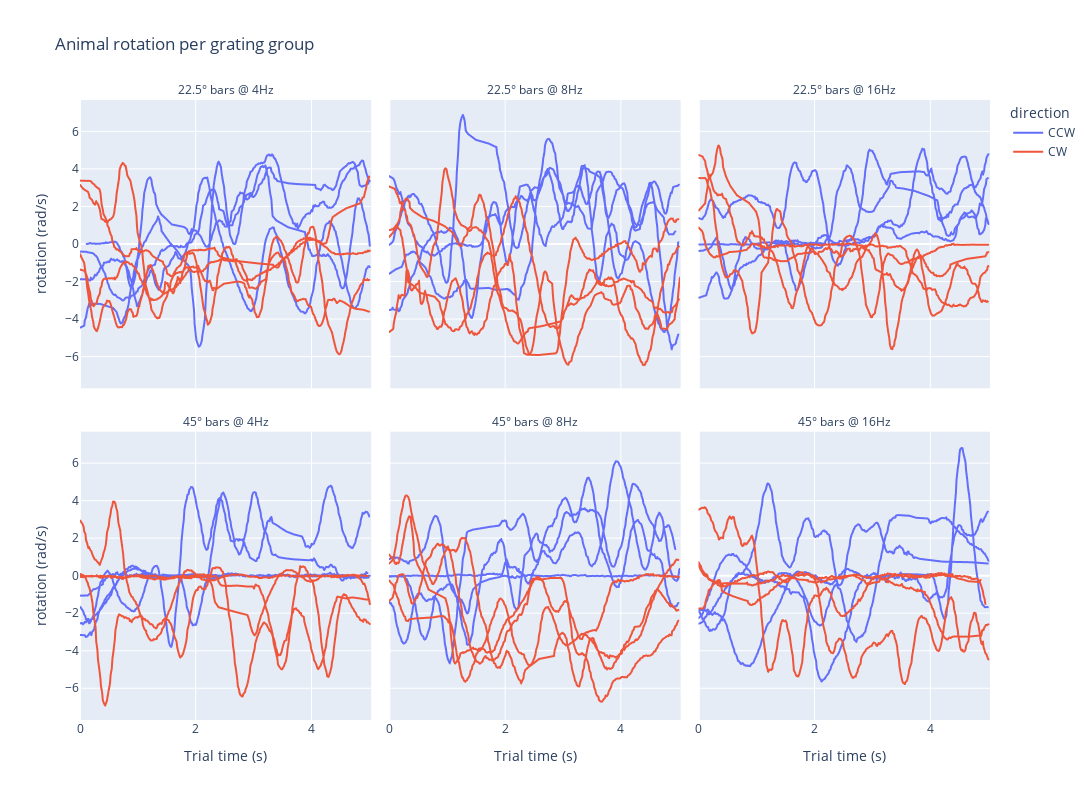

Notebook code cell kept with this figure:
### Code cell
plot_rotation_per_grating_group(df).show()
#TODO averages

## Only plot specific trials
#plot_rotation_per_trial(df[df['trial_number'].isin([1,2])]).show()

### Figure 1 — Plotly figure (JSON) as saved in the notebook; plotly's stock layout.template omitted (floating-point values rounded to 4 significant figures; data arrays with more than 128 entries replaced by an {"elided": "..."} marker saying what was removed)
{"data": [{"hovertemplate": "direction=CCW<br>plot_group=0<br>Trial=1<br>Trial time (s)=%{x}<br>rotation (rad/s)=%{y}<extra></extra>", "legendgroup": "CCW", "line": {"color": "#636efa", "dash": "solid"}, "marker": {"symbol": "circle"}, "mode": "lines", "name": "CCW", "showlegend": true, "type": "scattergl", "x": {"elided": "269 float values"}, "xaxis": "x4", "y": {"elided": "269 float values"}, "yaxis": "y4"}, {"hovertemplate": "direction=CCW<br>plot_group=0<br>Trial=3<br>Trial time (s)=%{x}<br>rotation (rad/s)=%{y}<extra></extra>", "legendgroup": "CCW", "line": {"color": "#636efa", "dash": "solid"}, "marker": {"symbol": "circle"}, "mode": "lines", "name": "CCW", "showlegend": false, "type": "scattergl", "x": {"elided": "265 float values"}, "xaxis": "x4", "y": {"elided": "265 float values"}, "yaxis": "y4"}, {"hovertemplate": "direction=CCW<br>plot_group=0<br>Trial=25<br>Trial time (s)=%{x}<br>rotation (rad/s)=%{y}<extra></extra>", "legendgroup": "CCW", "line": {"color": "#636efa", "dash": "solid"}, "marker": {"symbol": "circle"}, "mode": "lines", "name": "CCW", "showlegend": false, "type": "scattergl", "x": {"elided": "249 float values"}, "xaxis": "x4", "y": {"elided": "249 float values"}, "yaxis": "y4"}, {"hovertemplate": "direction=CCW<br>plot_group=0<br>Trial=27<br>Trial time (s)=%{x}<br>rotation (rad/s)=%{y}<extra></extra>", "legendgroup": "CCW", "line": {"color": "#636efa", "dash": "solid"}, "marker": {"symbol": "circle"}, "mode": "lines", "name": "CCW", "showlegend": false, "type": "scattergl", "x": {"elided": "203 float values"}, "xaxis": "x4", "y": {"elided": "203 float values"}, "yaxis": "y4"}, {"hovertemplate": "direction=CCW<br>plot_group=1<br>Trial=5<br>Trial time (s)=%{x}<br>rotation (rad/s)=%{y}<extra></extra>", "legendgroup": "CCW", "line": {"color": "#636efa", "dash": "solid"}, "marker": {"symbol": "circle"}, "mode": "lines", "name": "CCW", "showlegend": false, "type": "scattergl", "x": {"elided": "293 float values"}, "xaxis": "x5", "y": {"elided": "293 float values"}, "yaxis": "y5"}, {"hovertemplate": "direction=CCW<br>plot_group=1<br>Trial=7<br>Trial time (s)=%{x}<br>rotation (rad/s)=%{y}<extra></extra>", "legendgroup": "CCW", "line": {"color": "#636efa", "dash": "solid"}, "marker": {"symbol": "circle"}, "mode": "lines", "name": "CCW", "showlegend": false, "type": "scattergl", "x": {"elided": "268 float values"}, "xaxis": "x5", "y": {"elided": "268 float values"}, "yaxis": "y5"}, {"hovertemplate": "direction=CCW<br>plot_group=1<br>Trial=29<br>Trial time (s)=%{x}<br>rotation (rad/s)=%{y}<extra></extra>", "legendgroup": "CCW", "line": {"color": "#636efa", "dash": "solid"}, "marker": {"symbol": "circle"}, "mode": "lines", "name": "CCW", "showlegend": false, "type": "scattergl", "x": {"elided": "238 float values"}, "xaxis": "x5", "y": {"elided": "238 float values"}, "yaxis": "y5"}, {"hovertemplate": "direction=CCW<br>plot_group=1<br>Trial=31<br>Trial time (s)=%{x}<br>rotation (rad/s)=%{y}<extra></extra>", "legendgroup": "CCW", "line": {"color": "#636efa", "dash": "solid"}, "marker": {"symbol": "circle"}, "mode": "lines", "name": "CCW", "showlegend": false, "type": "scattergl", "x": {"elided": "204 float values"}, "xaxis": "x5", "y": {"elided": "204 float values"}, "yaxis": "y5"}, {"hovertemplate": "direction=CCW<br>plot_group=2<br>Trial=9<br>Trial time (s)=%{x}<br>rotation (rad/s)=%{y}<extra></extra>", "legendgroup": "CCW", "line": {"color": "#636efa", "dash": "solid"}, "marker": {"symbol": "circle"}, "mode": "lines", "name": "CCW", "showlegend": false, "type": "scattergl", "x": {"elided": "267 float values"}, "xaxis": "x6", "y": {"elided": "267 float values"}, "yaxis": "y6"}, {"hovertemplate": "direction=CCW<br>plot_group=2<br>Trial=11<br>Trial time (s)=%{x}<br>rotation (rad/s)=%{y}<extra></extra>", "legendgroup": "CCW", "line": {"color": "#636efa", "dash": "solid"}, "marker": {"symbol": "circle"}, "mode": "lines", "name": "CCW", "showlegend": false, "type": "scattergl", "x": {"elided": "298 float values"}, "xaxis": "x6", "y": {"elided": "298 float values"}, "yaxis": "y6"}, {"hovertemplate": "direction=CCW<br>plot_group=2<br>Trial=33<br>Trial time (s)=%{x}<br>rotation (rad/s)=%{y}<extra></extra>", "legendgroup": "CCW", "line": {"color": "#636efa", "dash": "solid"}, "marker": {"symbol": "circle"}, "mode": "lines", "name": "CCW", "showlegend": false, "type": "scattergl", "x": {"elided": "206 float values"}, "xaxis": "x6", "y": {"elided": "206 float values"}, "yaxis": "y6"}, {"hovertemplate": "direction=CCW<br>plot_group=2<br>Trial=35<br>Trial time (s)=%{x}<br>rotation (rad/s)=%{y}<extra></extra>", "legendgroup": "CCW", "line": {"color": "#636efa", "dash": "solid"}, "marker": {"symbol": "circle"}, "mode": "lines", "name": "CCW", "showlegend": false, "type": "scattergl", "x": {"elided": "220 float values"}, "xaxis": "x6", "y": {"elided": "220 float values"}, "yaxis": "y6"}, {"hovertemplate": "direction=CCW<br>plot_group=3<br>Trial=13<br>Trial time (s)=%{x}<br>rotation (rad/s)=%{y}<extra></extra>", "legendgroup": "CCW", "line": {"color": "#636efa", "dash": "solid"}, "marker": {"symbol": "circle"}, "mode": "lines", "name": "CCW", "showlegend": false, "type": "scattergl", "x": {"elided": "271 float values"}, "xaxis": "x", "y": {"elided": "271 float values"}, "yaxis": "y"}, {"hovertemplate": "direction=CCW<br>plot_group=3<br>Trial=15<br>Trial time (s)=%{x}<br>rotation (rad/s)=%{y}<extra></extra>", "legendgroup": "CCW", "line": {"color": "#636efa", "dash": "solid"}, "marker": {"symbol": "circle"}, "mode": "lines", "name": "CCW", "showlegend": false, "type": "scattergl", "x": {"elided": "269 float values"}, "xaxis": "x", "y": {"elided": "269 float values"}, "yaxis": "y"}, {"hovertemplate": "direction=CCW<br>plot_group=3<br>Trial=37<br>Trial time (s)=%{x}<br>rotation (rad/s)=%{y}<extra></extra>", "legendgroup": "CCW", "line": {"color": "#636efa", "dash": "solid"}, "marker": {"symbol": "circle"}, "mode": "lines", "name": "CCW", "showlegend": false, "type": "scattergl", "x": {"elided": "248 float values"}, "xaxis": "x", "y": {"elided": "248 float values"}, "yaxis": "y"}, {"hovertemplate": "direction=CCW<br>plot_group=3<br>Trial=39<br>Trial time (s)=%{x}<br>rotation (rad/s)=%{y}<extra></extra>", "legendgroup": "CCW", "line": {"color": "#636efa", "dash": "solid"}, "marker": {"symbol": "circle"}, "mode": "lines", "name": "CCW", "showlegend": false, "type": "scattergl", "x": {"elided": "267 float values"}, "xaxis": "x", "y": {"elided": "267 float values"}, "yaxis": "y"}, {"hovertemplate": "direction=CCW<br>plot_group=4<br>Trial=17<br>Trial time (s)=%{x}<br>rotation (rad/s)=%{y}<extra></extra>", "legendgroup": "CCW", "line": {"color": "#636efa", "dash": "solid"}, "marker": {"symbol": "circle"}, "mode": "lines", "name": "CCW", "showlegend": false, "type": "scattergl", "x": {"elided": "293 float values"}, "xaxis": "x2", "y": {"elided": "293 float values"}, "yaxis": "y2"}, {"hovertemplate": "direction=CCW<br>plot_group=4<br>Trial=19<br>Trial time (s)=%{x}<br>rotation (rad/s)=%{y}<extra></extra>", "legendgroup": "CCW", "line": {"color": "#636efa", "dash": "solid"}, "marker": {"symbol": "circle"}, "mode": "lines", "name": "CCW", "showlegend": false, "type": "scattergl", "x": {"elided": "268 float values"}, "xaxis": "x2", "y": {"elided": "268 float values"}, "yaxis": "y2"}, {"hovertemplate": "direction=CCW<br>plot_group=4<br>Trial=41<br>Trial time (s)=%{x}<br>rotation (rad/s)=%{y}<extra></extra>", "legendgroup": "CCW", "line": {"color": "#636efa", "dash": "solid"}, "marker": {"symbol": "circle"}, "mode": "lines", "name": "CCW", "showlegend": false, "type": "scattergl", "x": {"elided": "292 float values"}, "xaxis": "x2", "y": {"elided": "292 float values"}, "yaxis": "y2"}, {"hovertemplate": "direction=CCW<br>plot_group=4<br>Trial=43<br>Trial time (s)=%{x}<br>rotation (rad/s)=%{y}<extra></extra>", "legendgroup": "CCW", "line": {"color": "#636efa", "dash": "solid"}, "marker": {"symbol": "circle"}, "mode": "lines", "name": "CCW", "showlegend": false, "type": "scattergl", "x": {"elided": "275 float values"}, "xaxis": "x2", "y": {"elided": "275 float values"}, "yaxis": "y2"}, {"hovertemplate": "direction=CCW<br>plot_group=5<br>Trial=21<br>Trial time (s)=%{x}<br>rotation (rad/s)=%{y}<extra></extra>", "legendgroup": "CCW", "line": {"color": "#636efa", "dash": "solid"}, "marker": {"symbol": "circle"}, "mode": "lines", "name": "CCW", "showlegend": false, "type": "scattergl", "x": {"elided": "268 float values"}, "xaxis": "x3", "y": {"elided": "268 float values"}, "yaxis": "y3"}, {"hovertemplate": "direction=CCW<br>plot_group=5<br>Trial=23<br>Trial time (s)=%{x}<br>rotation (rad/s)=%{y}<extra></extra>", "legendgroup": "CCW", "line": {"color": "#636efa", "dash": "solid"}, "marker": {"symbol": "circle"}, "mode": "lines", "name": "CCW", "showlegend": false, "type": "scattergl", "x": {"elided": "294 float values"}, "xaxis": "x3", "y": {"elided": "294 float values"}, "yaxis": "y3"}, {"hovertemplate": "direction=CCW<br>plot_group=5<br>Trial=45<br>Trial time (s)=%{x}<br>rotation (rad/s)=%{y}<extra></extra>", "legendgroup": "CCW", "line": {"color": "#636efa", "dash": "solid"}, "marker": {"symbol": "circle"}, "mode": "lines", "name": "CCW", "showlegend": false, "type": "scattergl", "x": {"elided": "270 float values"}, "xaxis": "x3", "y": {"elided": "270 float values"}, "yaxis": "y3"}, {"hovertemplate": "direction=CCW<br>plot_group=5<br>Trial=47<br>Trial time (s)=%{x}<br>rotation (rad/s)=%{y}<extra></extra>", "legendgroup": "CCW", "line": {"color": "#636efa", "dash": "solid"}, "marker": {"symbol": "circle"}, "mode": "lines", "name": "CCW", "showlegend": false, "type": "scattergl", "x": {"elided": "227 float values"}, "xaxis": "x3", "y": {"elided": "227 float values"}, "yaxis": "y3"}, {"hovertemplate": "direction=CW<br>plot_group=0<br>Trial=2<br>Trial time (s)=%{x}<br>rotation (rad/s)=%{y}<extra></extra>", "legendgroup": "CW", "line": {"color": "#EF553B", "dash": "solid"}, "marker": {"symbol": "circle"}, "mode": "lines", "name": "CW", "showlegend": true, "type": "scattergl", "x": {"elided": "267 float values"}, "xaxis": "x4", "y": {"elided": "267 float values"}, "yaxis": "y4"}, {"hovertemplate": "direction=CW<br>plot_group=0<br>Trial=4<br>Trial time (s)=%{x}<br>rotation (rad/s)=%{y}<extra></extra>", "legendgroup": "CW", "line": {"color": "#EF553B", "dash": "solid"}, "marker": {"symbol": "circle"}, "mode": "lines", "name": "CW", "showlegend": false, "type": "scattergl", "x": {"elided": "270 float values"}, "xaxis": "x4", "y": {"elided": "270 float values"}, "yaxis": "y4"}, {"hovertemplate": "direction=CW<br>plot_group=0<br>Trial=26<br>Trial time (s)=%{x}<br>rotation (rad/s)=%{y}<extra></extra>", "legendgroup": "CW", "line": {"color": "#EF553B", "dash": "solid"}, "marker": {"symbol": "circle"}, "mode": "lines", "name": "CW", "showlegend": false, "type": "scattergl", "x": {"elided": "194 float values"}, "xaxis": "x4", "y": {"elided": "194 float values"}, "yaxis": "y4"}, {"hovertemplate": "direction=CW<br>plot_group=0<br>Trial=28<br>Trial time (s)=%{x}<br>rotation (rad/s)=%{y}<extra></extra>", "legendgroup": "CW", "line": {"color": "#EF553B", "dash": "solid"}, "marker": {"symbol": "circle"}, "mode": "lines", "name": "CW", "showlegend": false, "type": "scattergl", "x": {"elided": "204 float values"}, "xaxis": "x4", "y": {"elided": "204 float values"}, "yaxis": "y4"}, {"hovertemplate": "direction=CW<br>plot_group=1<br>Trial=6<br>Trial time (s)=%{x}<br>rotation (rad/s)=%{y}<extra></extra>", "legendgroup": "CW", "line": {"color": "#EF553B", "dash": "solid"}, "marker": {"symbol": "circle"}, "mode": "lines", "name": "CW", "showlegend": false, "type": "scattergl", "x": {"elided": "270 float values"}, "xaxis": "x5", "y": {"elided": "270 float values"}, "yaxis": "y5"}, {"hovertemplate": "direction=CW<br>plot_group=1<br>Trial=8<br>Trial time (s)=%{x}<br>rotation (rad/s)=%{y}<extra></extra>", "legendgroup": "CW", "line": {"color": "#EF553B", "dash": "solid"}, "marker": {"symbol": "circle"}, "mode": "lines", "name": "CW", "showlegend": false, "type": "scattergl", "x": {"elided": "268 float values"}, "xaxis": "x5", "y": {"elided": "268 float values"}, "yaxis": "y5"}, {"hovertemplate": "direction=CW<br>plot_group=1<br>Trial=30<br>Trial time (s)=%{x}<br>rotation (rad/s)=%{y}<extra></extra>", "legendgroup": "CW", "line": {"color": "#EF553B", "dash": "solid"}, "marker": {"symbol": "circle"}, "mode": "lines", "name": "CW", "showlegend": false, "type": "scattergl", "x": {"elided": "204 float values"}, "xaxis": "x5", "y": {"elided": "204 float values"}, "yaxis": "y5"}, {"hovertemplate": "direction=CW<br>plot_group=1<br>Trial=32<br>Trial time (s)=%{x}<br>rotation (rad/s)=%{y}<extra></extra>", "legendgroup": "CW", "line": {"color": "#EF553B", "dash": "solid"}, "marker": {"symbol": "circle"}, "mode": "lines", "name": "CW", "showlegend": false, "type": "scattergl", "x": {"elided": "206 float values"}, "xaxis": "x5", "y": {"elided": "206 float values"}, "yaxis": "y5"}, {"hovertemplate": "direction=CW<br>plot_group=2<br>Trial=10<br>Trial time (s)=%{x}<br>rotation (rad/s)=%{y}<extra></extra>", "legendgroup": "CW", "line": {"color": "#EF553B", "dash": "solid"}, "marker": {"symbol": "circle"}, "mode": "lines", "name": "CW", "showlegend": false, "type": "scattergl", "x": {"elided": "263 float values"}, "xaxis": "x6", "y": {"elided": "263 float values"}, "yaxis": "y6"}, {"hovertemplate": "direction=CW<br>plot_group=2<br>Trial=12<br>Trial time (s)=%{x}<br>rotation (rad/s)=%{y}<extra></extra>", "legendgroup": "CW", "line": {"color": "#EF553B", "dash": "solid"}, "marker": {"symbol": "circle"}, "mode": "lines", "name": "CW", "showlegend": false, "type": "scattergl", "x": {"elided": "272 float values"}, "xaxis": "x6", "y": {"elided": "272 float values"}, "yaxis": "y6"}, {"hovertemplate": "direction=CW<br>plot_group=2<br>Trial=34<br>Trial time (s)=%{x}<br>rotation (rad/s)=%{y}<extra></extra>", "legendgroup": "CW", "line": {"color": "#EF553B", "dash": "solid"}, "marker": {"symbol": "circle"}, "mode": "lines", "name": "CW", "showlegend": false, "type": "scattergl", "x": {"elided": "214 float values"}, "xaxis": "x6", "y": {"elided": "214 float values"}, "yaxis": "y6"}, {"hovertemplate": "direction=CW<br>plot_group=2<br>Trial=36<br>Trial time (s)=%{x}<br>rotation (rad/s)=%{y}<extra></extra>", "legendgroup": "CW", "line": {"color": "#EF553B", "dash": "solid"}, "marker": {"symbol": "circle"}, "mode": "lines", "name": "CW", "showlegend": false, "type": "scattergl", "x": {"elided": "215 float values"}, "xaxis": "x6", "y": {"elided": "215 float values"}, "yaxis": "y6"}, {"hovertemplate": "direction=CW<br>plot_group=3<br>Trial=14<br>Trial time (s)=%{x}<br>rotation (rad/s)=%{y}<extra></extra>", "legendgroup": "CW", "line": {"color": "#EF553B", "dash": "solid"}, "marker": {"symbol": "circle"}, "mode": "lines", "name": "CW", "showlegend": false, "type": "scattergl", "x": {"elided": "262 float values"}, "xaxis": "x", "y": {"elided": "262 float values"}, "yaxis": "y"}, {"hovertemplate": "direction=CW<br>plot_group=3<br>Trial=16<br>Trial time (s)=%{x}<br>rotation (rad/s)=%{y}<extra></extra>", "legendgroup": "CW", "line": {"color": "#EF553B", "dash": "solid"}, "marker": {"symbol": "circle"}, "mode": "lines", "name": "CW", "showlegend": false, "type": "scattergl", "x": {"elided": "266 float values"}, "xaxis": "x", "y": {"elided": "266 float values"}, "yaxis": "y"}, {"hovertemplate": "direction=CW<br>plot_group=3<br>Trial=38<br>Trial time (s)=%{x}<br>rotation (rad/s)=%{y}<extra></extra>", "legendgroup": "CW", "line": {"color": "#EF553B", "dash": "solid"}, "marker": {"symbol": "circle"}, "mode": "lines", "name": "CW", "showlegend": false, "type": "scattergl", "x": {"elided": "274 float values"}, "xaxis": "x", "y": {"elided": "274 float values"}, "yaxis": "y"}, {"hovertemplate": "direction=CW<br>plot_group=3<br>Trial=40<br>Trial time (s)=%{x}<br>rotation (rad/s)=%{y}<extra></extra>", "legendgroup": "CW", "line": {"color": "#EF553B", "dash": "solid"}, "marker": {"symbol": "circle"}, "mode": "lines", "name": "CW", "showlegend": false, "type": "scattergl", "x": {"elided": "268 float values"}, "xaxis": "x", "y": {"elided": "268 float values"}, "yaxis": "y"}, {"hovertemplate": "direction=CW<br>plot_group=4<br>Trial=18<br>Trial time (s)=%{x}<br>rotation (rad/s)=%{y}<extra></extra>", "legendgroup": "CW", "line": {"color": "#EF553B", "dash": "solid"}, "marker": {"symbol": "circle"}, "mode": "lines", "name": "CW", "showlegend": false, "type": "scattergl", "x": {"elided": "268 float values"}, "xaxis": "x2", "y": {"elided": "268 float values"}, "yaxis": "y2"}, {"hovertemplate": "direction=CW<br>plot_group=4<br>Trial=20<br>Trial time (s)=%{x}<br>rotation (rad/s)=%{y}<extra></extra>", "legendgroup": "CW", "line": {"color": "#EF553B", "dash": "solid"}, "marker": {"symbol": "circle"}, "mode": "lines", "name": "CW", "showlegend": false, "type": "scattergl", "x": {"elided": "265 float values"}, "xaxis": "x2", "y": {"elided": "265 float values"}, "yaxis": "y2"}, {"hovertemplate": "direction=CW<br>plot_group=4<br>Trial=42<br>Trial time (s)=%{x}<br>rotation (rad/s)=%{y}<extra></extra>", "legendgroup": "CW", "line": {"color": "#EF553B", "dash": "solid"}, "marker": {"symbol": "circle"}, "mode": "lines", "name": "CW", "showlegend": false, "type": "scattergl", "x": {"elided": "267 float values"}, "xaxis": "x2", "y": {"elided": "267 float values"}, "yaxis": "y2"}, {"hovertemplate": "direction=CW<br>plot_group=4<br>Trial=44<br>Trial time (s)=%{x}<br>rotation (rad/s)=%{y}<extra></extra>", "legendgroup": "CW", "line": {"color": "#EF553B", "dash": "solid"}, "marker": {"symbol": "circle"}, "mode": "lines", "name": "CW", "showlegend": false, "type": "scattergl", "x": {"elided": "269 float values"}, "xaxis": "x2", "y": {"elided": "269 float values"}, "yaxis": "y2"}, {"hovertemplate": "direction=CW<br>plot_group=5<br>Trial=22<br>Trial time (s)=%{x}<br>rotation (rad/s)=%{y}<extra></extra>", "legendgroup": "CW", "line": {"color": "#EF553B", "dash": "solid"}, "marker": {"symbol": "circle"}, "mode": "lines", "name": "CW", "showlegend": false, "type": "scattergl", "x": {"elided": "272 float values"}, "xaxis": "x3", "y": {"elided": "272 float values"}, "yaxis": "y3"}, {"hovertemplate": "direction=CW<br>plot_group=5<br>Trial=24<br>Trial time (s)=%{x}<br>rotation (rad/s)=%{y}<extra></extra>", "legendgroup": "CW", "line": {"color": "#EF553B", "dash": "solid"}, "marker": {"symbol": "circle"}, "mode": "lines", "name": "CW", "showlegend": false, "type": "scattergl", "x": {"elided": "273 float values"}, "xaxis": "x3", "y": {"elided": "273 float values"}, "yaxis": "y3"}, {"hovertemplate": "direction=CW<br>plot_group=5<br>Trial=46<br>Trial time (s)=%{x}<br>rotation (rad/s)=%{y}<extra></extra>", "legendgroup": "CW", "line": {"color": "#EF553B", "dash": "solid"}, "marker": {"symbol": "circle"}, "mode": "lines", "name": "CW", "showlegend": false, "type": "scattergl", "x": {"elided": "276 float values"}, "xaxis": "x3", "y": {"elided": "276 float values"}, "yaxis": "y3"}, {"hovertemplate": "direction=CW<br>plot_group=5<br>Trial=48<br>Trial time (s)=%{x}<br>rotation (rad/s)=%{y}<extra></extra>", "legendgroup": "CW", "line": {"color": "#EF553B", "dash": "solid"}, "marker": {"symbol": "circle"}, "mode": "lines", "name": "CW", "showlegend": false, "type": "scattergl", "x": {"elided": "263 float values"}, "xaxis": "x3", "y": {"elided": "263 float values"}, "yaxis": "y3"}], "layout": {"annotations": [{"font": {}, "showarrow": false, "text": "45° bars @ 4Hz", "x": 0.16, "xanchor": "center", "xref": "paper", "y": 0.465, "yanchor": "bottom", "yref": "paper"}, {"font": {}, "showarrow": false, "text": "45° bars @ 8Hz", "x": 0.5, "xanchor": "center", "xref": "paper", "y": 0.465, "yanchor": "bottom", "yref": "paper"}, {"font": {}, "showarrow": false, "text": "45° bars @ 16Hz", "x": 0.84, "xanchor": "center", "xref": "paper", "y": 0.465, "yanchor": "bottom", "yref": "paper"}, {"font": {}, "showarrow": false, "text": "22.5° bars @ 4Hz", "x": 0.16, "xanchor": "center", "xref": "paper", "y": 1.0, "yanchor": "bottom", "yref": "paper"}, {"font": {}, "showarrow": false, "text": "22.5° bars @ 8Hz", "x": 0.5, "xanchor": "center", "xref": "paper", "y": 1.0, "yanchor": "bottom", "yref": "paper"}, {"font": {}, "showarrow": false, "text": "22.5° bars @ 16Hz", "x": 0.84, "xanchor": "center", "xref": "paper", "y": 1.0, "yanchor": "bottom", "yref": "paper"}], "height": 800, "legend": {"title": {"text": "direction"}, "tracegroupgap": 0}, "title": {"text": "Animal rotation per grating group"}, "width": 1200, "xaxis": {"anchor": "y", "domain": [0, 0.32], "title": {"text": "Trial time (s)"}}, "xaxis2": {"anchor": "y2", "domain": [0.34, 0.66], "matches": "x", "title": {"text": "Trial time (s)"}}, "xaxis3": {"anchor": "y3", "domain": [0.68, 1.0], "matches": "x", "title": {"text": "Trial time (s)"}}, "xaxis4": {"anchor": "y4", "domain": [0, 0.32], "matches": "x", "showticklabels": false}, "xaxis5": {"anchor": "y5", "domain": [0.34, 0.66], "matches": "x", "showticklabels": false}, "xaxis6": {"anchor": "y6", "domain": [0.68, 1.0], "matches": "x", "showticklabels": false}, "yaxis": {"anchor": "x", "domain": [0, 0.465], "title": {"text": "rotation (rad/s)"}}, "yaxis2": {"anchor": "x2", "domain": [0, 0.465], "matches": "y", "showticklabels": false}, "yaxis3": {"anchor": "x3", "domain": [0, 0.465], "matches": "y", "showticklabels": false}, "yaxis4": {"anchor": "x4", "domain": [0.535, 1.0], "matches": "y", "title": {"text": "rotation (rad/s)"}}, "yaxis5": {"anchor": "x5", "domain": [0.535, 1.0], "matches": "y", "showticklabels": false}, "yaxis6": {"anchor": "x6", "domain": [0.535, 1.0], "matches": "y", "showticklabels": false}}}
